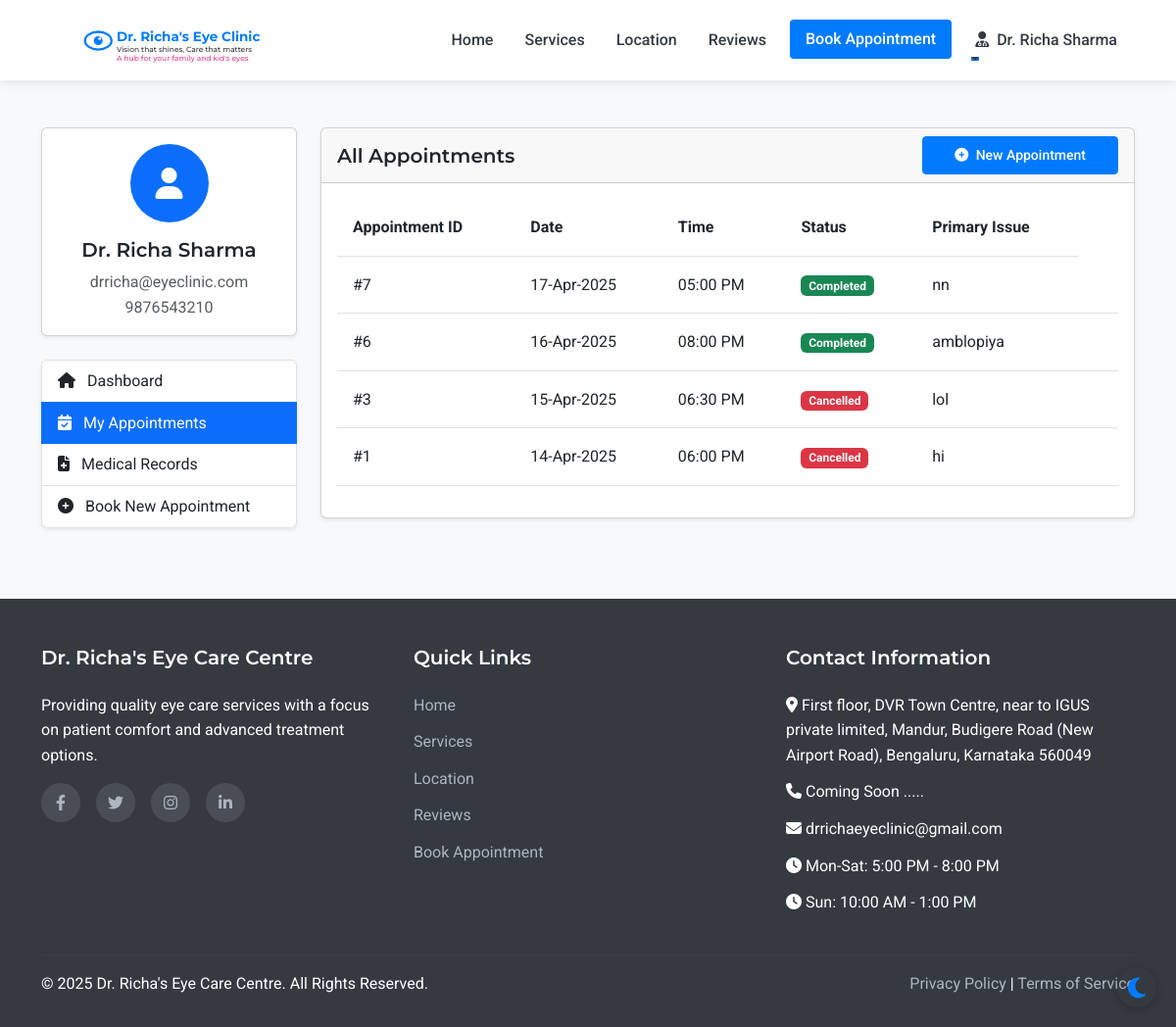
The app's page /patient/appointments (signed in) with its own data.
### models.py (models this page shows, shortened)
class Staff(UserMixin, db.Model):
    __abstract__ = True
    id = db.Column(db.Integer, primary_key=True)
    username = db.Column(db.String(64), unique=True, nullable=False)
    email = db.Column(db.String(120), unique=True, nullable=False)
    password_hash = db.Column(db.String(256), nullable=False)
    full_name = db.Column(db.String(100), nullable=False)
    mobile_number = db.Column(db.String(15), nullable=False)

class Doctor(Staff):
    __tablename__ = 'doctor'
    qualifications = db.Column(db.String(200), nullable=True)
    specialization = db.Column(db.String(200), nullable=True)

class Appointment(db.Model):
    id = db.Column(db.Integer, primary_key=True)
    patient_id = db.Column(db.Integer, db.ForeignKey('patient.id'), nullable=False)
    appointment_date = db.Column(db.Date, nullable=False)
    appointment_time = db.Column(db.Time, nullable=False)
    primary_issue = db.Column(db.Text, nullable=True)
    referral_info = db.Column(db.String(255), nullable=True)
    status = db.Column(db.String(20), default='scheduled')  # scheduled, completed, cancelled
    created_at = db.Column(db.DateTime, default=datetime.utcnow)
    consultation_fee = db.Column(db.Float, nullable=False, default=500.0)
    payment_status = db.Column(db.String(20), default='pending')  # pending, paid

### routes.py (the view)
@app.route('/patient/appointments')
@login_required
def patient_appointments():
    appointments = Appointment.query.filter_by(patient_id=current_user.id).order_by(desc(Appointment.appointment_date)).all()
    form = FlaskForm()
    return render_template('patient/appointments.html', appointments=appointments, form=form)

### templates/patient/appointments.html (shortened to what this page needs)
{% extends 'layout.html' %}
{% block content %}
<section class="py-5 bg-light">
    <div class="container">
        <div class="row">
            <div class="col-lg-3 mb-4">
                <div class="card shadow-sm mb-4">
                    <div class="card-body text-center">
                        <div class="avatar-circle bg-primary text-white mb-3">
                            <i class="fas fa-user fa-2x"></i>
                        </div>
                        <h5 class="card-title">{{ current_user.full_name }}</h5>
                        <p class="card-text text-muted mb-0">{{ current_user.email }}</p>
                        <p class="card-text text-muted">{{ current_user.mobile_number }}</p>
                    </div>
                </div>
                <div class="list-group shadow-sm">
                    <a href="{{ url_for('patient_dashboard') }}" class="list-group-item list-group-item-action">
                        <i class="fas fa-home me-2"></i> Dashboard
                    </a>
                    <a href="{{ url_for('patient_appointments') }}" class="list-group-item list-group-item-action active">
                        <i class="fas fa-calendar-check me-2"></i> My Appointments
                    </a>
                    <a href="{{ url_for('patient_medical_records') }}" class="list-group-item list-group-item-action">
                        <i class="fas fa-file-medical me-2"></i> Medical Records
                    </a>
                    <a href="{{ url_for('appointment') }}" class="list-group-item list-group-item-action">
                        <i class="fas fa-plus-circle me-2"></i> Book New Appointment
                    </a>
                </div>
            </div>
            <div class="col-lg-9">
                <div class="card shadow-sm mb-4">
                    <div class="card-header d-flex justify-content-between align-items-center">
                        <h5 class="mb-0">All Appointments</h5>
                        <a href="{{ url_for('appointment') }}" class="btn btn-primary btn-sm">
                            <i class="fas fa-plus-circle me-1"></i> New Appointment
                        </a>
                    </div>
                    <div class="card-body">
                        {% if appointments %}
                            <div class="table-responsive">
                                <table class="table table-hover">
                                    <thead>
                                        <tr>
                                            <th>Appointment ID</th>
                                            <th>Date</th>
                                            <th>Time</th>
                                            <th>Status</th>
                                            <th>Primary Issue</th>
                                        </tr>
                                    </thead>
                                    <tbody>
                                        {% for appointment in appointments %}
                                            <tr>
                                                <td>#{{ appointment.id }}</td>
                                                <td>{{ appointment.appointment_date.strftime('%d-%b-%Y') }}</td>
                                                <td>{{ appointment.appointment_time.strftime('%I:%M %p') }}</td>
                                                <td>
                                                    {% if appointment.status == 'scheduled' %}
                                                        <span class="badge bg-info">Scheduled</span>
                                                    {% elif appointment.status == 'completed' %}
                                                        <span class="badge bg-success">Completed</span>
                                                    {% elif appointment.status == 'cancelled' %}
                                                        <span class="badge bg-danger">Cancelled</span>
                                                    {% else %}
                                                        <span class="badge bg-secondary">{{ appointment.status }}</span>
                                                    {% endif %}
                                                </td>
                                                <td>{{ appointment.primary_issue or 'Not specified' }}</td>
                                                <td>
                                                </td>
                                            </tr>
                                        {% endfor %}
                                    </tbody>
                                </table>
                            </div>
                        {% else %}
                            <div class="text-center p-4">
                                <p class="text-muted mb-3">You don't have any appointments yet.</p>
                                <a href="{{ url_for('appointment') }}" class="btn btn-primary">Book Your First Appointment</a>
                            </div>
                        {% endif %}
                    </div>
                </div>
            </div>
        </div>
    </div>
</section>
{% endblock %}

### templates/layout.html (shortened to what this page needs)
<!DOCTYPE html>
<html lang="en">
<head>
    <link href="https://cdn.jsdelivr.net/npm/bootstrap@5.3.0-alpha1/dist/css/bootstrap.min.css" rel="stylesheet">
    <link rel="stylesheet" href="https://cdn.jsdelivr.net/npm/flatpickr/dist/flatpickr.min.css">
    <link rel="stylesheet" href="https://cdnjs.cloudflare.com/ajax/libs/font-awesome/6.1.1/css/all.min.css">
    <link rel="stylesheet" href="{{ url_for('static', filename='css/style.css') }}">
</head>
<body>
    <nav class="navbar navbar-expand-lg sticky-top">
        <div class="container">
            <a class="navbar-brand" href="{{ url_for('index') }}" id="clinic-logo">
                <div id="interactive-logo-container" style="height: 60px;"></div>
            </a>
            <div class="collapse navbar-collapse" id="navbarNav">
                <ul class="navbar-nav ms-auto">
                    <li class="nav-item">
                        <a class="nav-link {% if request.path == url_for('index') %}active{% endif %}" href="{{ url_for('index') }}">Home</a>
                    </li>
                    <li class="nav-item">
                        <a class="nav-link {% if request.path == url_for('services') %}active{% endif %}" href="{{ url_for('services') }}">Services</a>
                    </li>
                    <li class="nav-item">
                        <a class="nav-link {% if request.path == url_for('location') %}active{% endif %}" href="{{ url_for('location') }}">Location</a>
                    </li>
                    <li class="nav-item">
                        <a class="nav-link {% if request.path == url_for('reviews') %}active{% endif %}" href="{{ url_for('reviews') }}">Reviews</a>
                    </li>
                    <li class="nav-item">
                        <a class="nav-link btn btn-primary text-white px-3 ms-lg-2" href="{{ url_for('appointment') }}">Book Appointment</a>
                    </li>
                    {% if current_user.is_authenticated %}
                        {% if current_user.__class__.__name__ == 'Patient' %}
                            <li class="nav-item dropdown">
                                <a class="nav-link dropdown-toggle" href="#" id="navbarDropdown" role="button" data-bs-toggle="dropdown" aria-expanded="false">
                                    <i class="fas fa-user me-1"></i> {{ current_user.full_name }}
                                </a>
                                <ul class="dropdown-menu dropdown-menu-end" aria-labelledby="navbarDropdown">
                                    <li><a class="dropdown-item" href="{{ url_for('patient_dashboard') }}">Dashboard</a></li>
                                    <li><a class="dropdown-item" href="{{ url_for('patient_appointments') }}">My Appointments</a></li>
                                    <li><a class="dropdown-item" href="{{ url_for('patient_medical_records') }}">Medical Records</a></li>
                                    <li><hr class="dropdown-divider"></li>
                                    <li><a class="dropdown-item" href="{{ url_for('patient_logout') }}">Logout</a></li>
                                </ul>
                            </li>
                        {% else %}
                            <li class="nav-item dropdown">
                                <a class="nav-link dropdown-toggle" href="#" id="navbarDropdown" role="button" data-bs-toggle="dropdown" aria-expanded="false">
                                    <i class="fas fa-user-md me-1"></i> {{ current_user.full_name }}
                                </a>
                            </li>
                        {% endif %}
                    {% endif %}
                </ul>
            </div>
        </div>
    </nav>
    <main>
        {% block content %}{% endblock %}
    </main>
    <footer>
        <div class="container">
            <div class="row">
                <div class="col-md-4 mb-4 mb-md-0">
                    <h5>Dr. Richa's Eye Care Centre</h5>
                    <p class="mb-3">Providing quality eye care services with a focus on patient comfort and advanced treatment options.</p>
                    <div class="social-icons">
                        <a href="#" aria-label="Facebook"><i class="fab fa-facebook-f"></i></a>
                        <a href="#" aria-label="Twitter"><i class="fab fa-twitter"></i></a>
                        <a href="#" aria-label="Instagram"><i class="fab fa-instagram"></i></a>
                        <a href="#" aria-label="LinkedIn"><i class="fab fa-linkedin-in"></i></a>
                    </div>
                </div>
                <div class="col-md-4 mb-4 mb-md-0">
                    <h5>Quick Links</h5>
                    <ul>
                        <li><a href="{{ url_for('index') }}">Home</a></li>
                        <li><a href="{{ url_for('services') }}">Services</a></li>
                        <li><a href="{{ url_for('location') }}">Location</a></li>
                        <li><a href="{{ url_for('reviews') }}">Reviews</a></li>
                        <li><a href="{{ url_for('appointment') }}">Book Appointment</a></li>
                    </ul>
                </div>
                <div class="col-md-4">
                    <h5>Contact Information</h5>
                    <ul>
                        <li><i class="fas fa-map-marker-alt"></i> First floor, DVR Town Centre, near to     IGUS private limited, Mandur, Budigere Road (New Airport Road), Bengaluru, Karnataka 560049</li>
                        <li><i class="fas fa-phone"></i> Coming Soon .....</li>
                        <li><i class="fas fa-envelope"></i> drrichaeyeclinic@gmail.com</li>
                        <li><i class="fas fa-clock"></i> Mon-Sat: 5:00 PM - 8:00 PM</li>
                        <li><i class="fas fa-clock"></i> Sun: 10:00 AM - 1:00 PM</li>
                    </ul>
                </div>
            </div>
            <hr class="mt-4 mb-3" style="border-color: rgba(255,255,255,0.1);">
            <div class="row">
                <div class="col-md-6">
                    <p class="mb-md-0">&copy; {{ now.year }} Dr. Richa's Eye Care Centre. All Rights Reserved.</p>
                </div>
                <div class="col-md-6 text-md-end">
                    <p class="mb-0">
                        <a href="#">Privacy Policy</a> |
                        <a href="#">Terms of Service</a>
                    </p>
                </div>
            </div>
        </div>
    </footer>
</body>
</html>

### records on screen
Doctor: full_name "Dr. Richa Sharma", email "drricha@eyeclinic.com", mobile_number "9876543210"
Appointment: id "7", appointment_date "17-Apr-2025", appointment_time "05:00 PM", status "Completed", primary_issue "nn"
Appointment: id "6", appointment_date "16-Apr-2025", appointment_time "08:00 PM", status "Completed", primary_issue "amblopiya"
Appointment: id "3", appointment_date "15-Apr-2025", appointment_time "06:30 PM", status "Cancelled", primary_issue "lol"
Appointment: id "1", appointment_date "14-Apr-2025", appointment_time "06:00 PM", status "Cancelled", primary_issue "hi"
